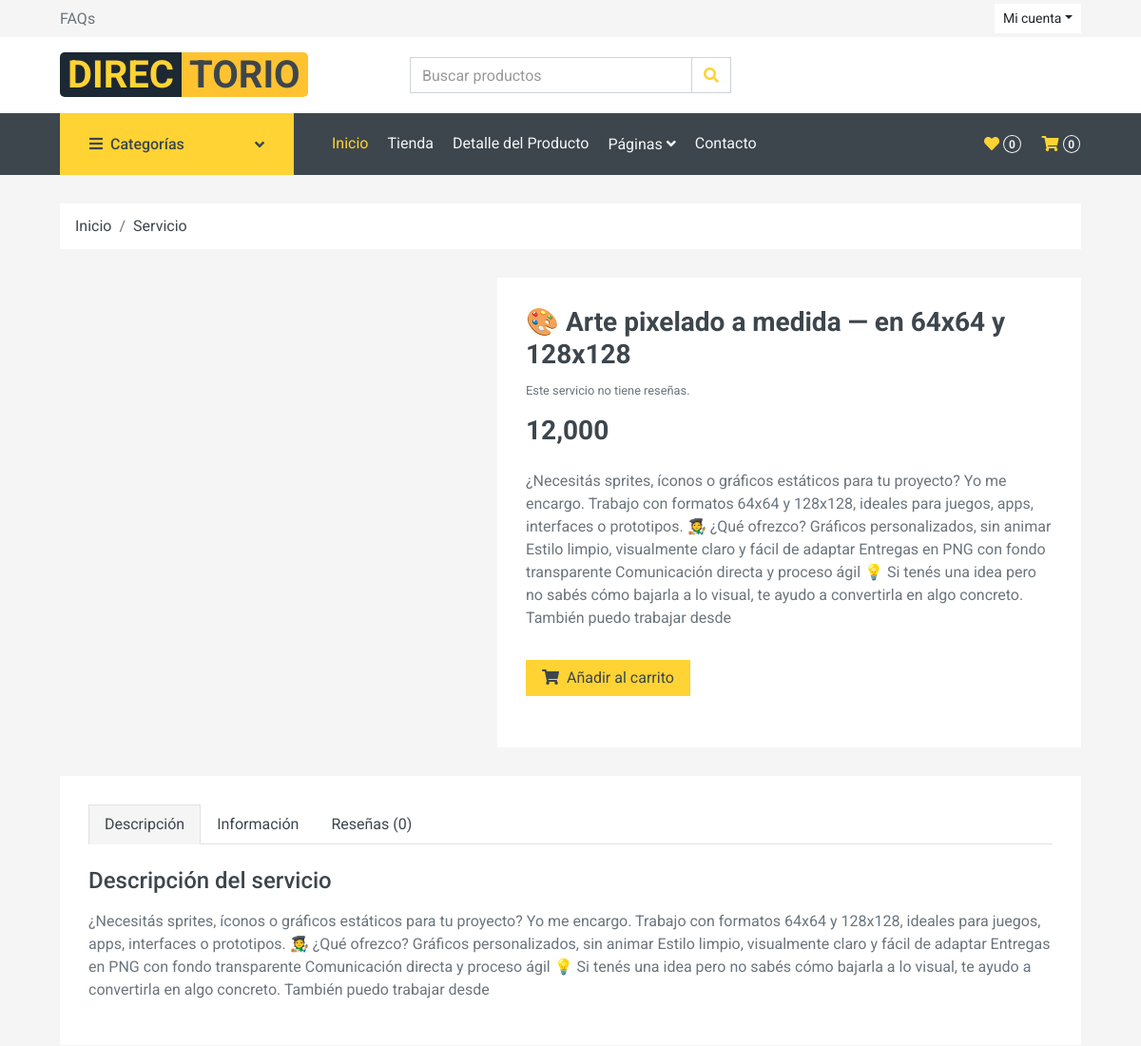
Before: /rutas/rutas.php?page=service&id=1 (upper part) with the older database file.
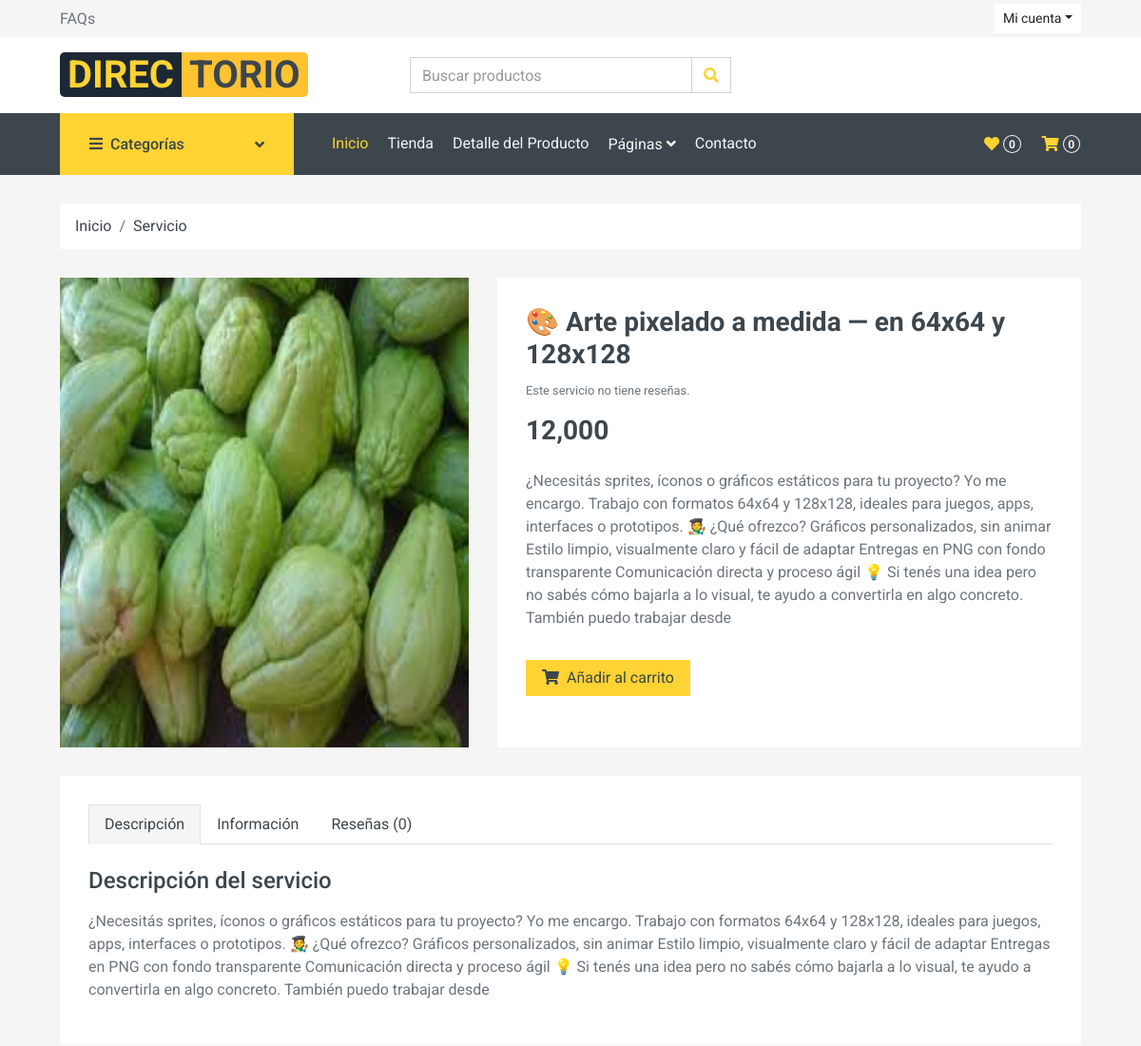
After: the same page with the newer database file.
### tables this page shows
CREATE TABLE `servicio` (
  `id_servicio` int(11) NOT NULL,
  `titulo` varchar(500) DEFAULT NULL,
  `descripcion` varchar(500) DEFAULT NULL,
  `precio` decimal(10,0) NOT NULL,
  `fecha_creacion` datetime NOT NULL DEFAULT current_timestamp(),
  `usuario_id_usuario` int(11) NOT NULL,
  `categoria_id_categoria` int(11) NOT NULL,
  `estado` varchar(45) NOT NULL DEFAULT 'Activo',
  `barrio_id` int(11) NOT NULL,
  `direccion` varchar(100) DEFAULT 'No aplica'
);

CREATE TABLE `servicio_imagenes` (
  `id` int(11) NOT NULL,
  `imagen_ref` varchar(200) NOT NULL,
  `servicio_id` int(11) NOT NULL
);

### app/controladores/landingPageController.php (called while the page is built, shortened)
<?php
require_once(__DIR__ . '/../modelos/serviceModel.php');
require_once(__DIR__ . '/../modelos/reviewsModel.php');
class LandingPageController{
    private $serviceModel;
    private $reviewsModel;
    public function __construct(){
        $this->serviceModel = new ServiceModel;
        $this->reviewsModel = new ReviewsModel;
    }
    public function servicePage($service_id) {
        $service = $this->serviceModel->getServiceById($service_id);
        $service_imgs = $this->serviceModel->getImagesByService($service_id);
        $total_reviews = $this->reviewsModel->TotalReviewsByService($service_id);
        include_once(__DIR__ . '/../vistas/landing/detail.php');
    }
}

### configuracion/mysql.php (called while the page is built)
<?php
class Mysql{
    public $conect;
    private $DB_HOST = 'localhost';
    private $DB_NAME = 'directorio';
    private $DB_PORT = '3306';
    private $DB_USERNAME = 'root';
    private $DB_PASSWORD = '';
    private $DB_CHARSET = 'utf8mb4';
    public function __construct(){
        $connectionString = "mysql:host=".$this->DB_HOST. ";dbname=".$this->DB_NAME.";port=".$this->DB_PORT.";charset=".$this->DB_CHARSET;
        try{
            $this->conect = new PDO($connectionString, $this->DB_USERNAME, $this->DB_PASSWORD);
            $this->conect->setAttribute(PDO::ATTR_ERRMODE, PDO::ERRMODE_EXCEPTION);
        }catch(PDOException $e){
            echo "CONNECTION ERROR: " . $e->getMessage();
        }
    }
    public function conect(){
        return $this->conect;
    }
}

### app/modelos/serviceModel.php (called while the page is built, shortened)
<?php
require_once(__DIR__ . '/../../configuracion/mysql.php');
class ServiceModel extends Mysql {
    private $connection;
    public function __construct(){
        $mysql = new Mysql();
        $this->connection = $mysql->conect();
    }
    public function getServiceById($id) {
        $query = "SELECT s.id_servicio, s.titulo, s.descripcion, s.precio, s.fecha_creacion, s.direccion, u.nombre, c.nombre as categoria,
        c.id_categoria as id_categoria
        FROM servicio s
        INNER JOIN usuario u ON u.id_usuario = s.usuario_id_usuario
        INNER JOIN categoria c ON c.id_categoria = s.categoria_id_categoria
        WHERE id_servicio = ? AND s.estado = 'Activo'";
        $stmt = $this->connection->prepare($query);
        $stmt->execute([$id]);
        return $stmt->fetch(PDO::FETCH_ASSOC);
    }
    public function getImagesByService($service_id) {
        $query = "SELECT imagen_ref FROM servicio_imagenes
        INNER JOIN servicio on servicio.id_servicio = servicio_imagenes.servicio_id
        where servicio.estado = 'Activo' AND servicio_id = ?";
        $stmt = $this->connection->prepare($query);
        $stmt->execute([$service_id]);
        return $stmt->fetchAll(PDO::FETCH_ASSOC);
    }
}

### app/modelos/reviewsModel.php (called while the page is built, shortened)
<?php
require_once(__DIR__ . '/../../configuracion/mysql.php');
class ReviewsModel extends Mysql{
    private $conn;
    public function __construct(){
        $mysql = new Mysql();
        $this->conn = $mysql->conect();
    }
    public function TotalReviewsByService($service_id){
        $query = "SELECT *,COUNT(*) as total_reviews
        FROM reviews
        WHERE servicio_id = ?";
        $preparedStmt = $this->conn->prepare($query);
        $preparedStmt->execute([$service_id]);
        $data = $preparedStmt->fetch(PDO::FETCH_ASSOC);
        return $data;
    }
}

### app/vistas/landing/detail.php (the view, shortened to what this page needs)
<?php
include_once RUTA_BASE . '/app/vistas/landing/plantilla/header.php';
?>
<body>
    <div class="container-fluid">
        <div class="row px-xl-5">
            <div class="col-12">
                <nav class="breadcrumb bg-light mb-30">
                    <a class="breadcrumb-item text-dark" href="<?php URL_BASE ?>?page=home">Inicio</a>
                    <a class="breadcrumb-item text-dark" href="#">Servicio</a>
                </nav>
            </div>
        </div>
    </div>
    <div class="container-fluid pb-5">
        <div class="row px-xl-5">
            <div class="col-lg-5 mb-30">
                <?php if(count($service_imgs) > 1) : ?>
                <div id="product-carousel" class="carousel slide" data-ride="carousel">
                    <div class="carousel-inner bg-light">
                        <?php foreach($service_imgs as $img) : ?>
                            <div class="carousel-item active">
                                <img class="w-100 h-100" src="<?= URL_BASE ?>/img/servicios/<?php echo $img["imagen_ref"] ?>" alt="Imagen del servicio">
                            </div>
                        <?php endforeach ?>
                    </div>
                    <a class="carousel-control-prev" href="#product-carousel" data-slide="prev">
                        <i class="fa fa-2x fa-angle-left text-dark"></i>
                    </a>
                    <a class="carousel-control-next" href="#product-carousel" data-slide="next">
                        <i class="fa fa-2x fa-angle-right text-dark"></i>
                    </a>
                </div>
                <?php else : ?>
                <?php foreach($service_imgs as $img) : ?>
                    <img class="w-100 h-100" src="<?= URL_BASE ?>/img/servicios/<?php echo $img["imagen_ref"] ?>" alt="Imagen del servicio">
                <?php endforeach ?>
                <?php endif ?>
            </div>
            <div class="col-lg-7 h-auto mb-30">
                <div class="h-100 bg-light p-30">
                    <h3> <?php echo $service["titulo"] ?> </h3>
                    <div class="d-flex mb-3">
                        <small class="pt-1"><?php echo $total_reviews["total_reviews"] > 0 ? $total_reviews["total_reviews"] : "Este servicio no tiene reseñas." ?></small>
                    </div>
                    <h3 class="font-weight-semi-bold mb-4"><?php echo number_format($service["precio"]) ?></h3>
                    <p class="mb-4">
                        <?php echo $service["descripcion"] ?>
                    </p>
                    <div class="d-flex align-items-center mb-4 pt-2">
                        <button class="btn btn-primary px-3">
                            <i class="fa fa-shopping-cart mr-1"></i>
                            Añadir al carrito
                        </button>
                    </div>
                </div>
            </div>
        </div>
        <div class="row px-xl-5">
            <div class="col">
                <div class="bg-light p-30">
                    <div class="nav nav-tabs mb-4">
                        <a class="nav-item nav-link text-dark active" data-toggle="tab" href="#tab-pane-1">Descripción</a>
                        <a class="nav-item nav-link text-dark" data-toggle="tab" href="#tab-pane-2">Información</a>
                        <a class="nav-item nav-link text-dark" data-toggle="tab" href="#tab-pane-3">Reseñas (<?php echo $total_reviews["total_reviews"]?>)</a>
                    </div>
                    <div class="tab-content">
                        <div class="tab-pane fade show active" id="tab-pane-1">
                            <h4 class="mb-3">Descripción del servicio</h4>
                            <p><?php echo $service["descripcion"] ?></p>
                        </div>
                    </div>
                </div>
            </div>
        </div>
    </div>
    <?php include_once RUTA_BASE . '/app/vistas/landing/plantilla/footer.php'; ?>

### rutas/rutas.php (shortened to what this page needs)
<?php
require_once(__DIR__ . '/../app/controladores/landingPageController.php');
$landingPageController = new LandingPageController();
if ($_SERVER["REQUEST_METHOD"] === "GET") {
    $page = $_GET["page"] ?? 'home';
    switch ($page) {
        case 'service':
            $landingPageController->servicePage($_GET["id"]);
            break;
    }
}

### app/vistas/landing/plantilla/header.php (shortened to what this page needs)
<!DOCTYPE html>
<html lang="es">
<head>
    <link rel="stylesheet" href="https://cdnjs.cloudflare.com/ajax/libs/font-awesome/6.5.0/css/all.min.css">
    <link href="https://cdnjs.cloudflare.com/ajax/libs/font-awesome/5.10.0/css/all.min.css" rel="stylesheet">
    <link href="<?= URL_BASE ?>/lib/animate/animate.min.css" rel="stylesheet">
    <link href="<?= URL_BASE ?>/lib/owlcarousel/assets/owl.carousel.min.css" rel="stylesheet">
    <link href="<?= URL_BASE ?>/css/style.min.css" rel="stylesheet">
</head>
<body>
    <div class="container-fluid">
        <div class="row bg-secondary py-1 px-xl-5">
            <div class="col-lg-6 d-none d-lg-block">
                <div class="d-inline-flex align-items-center h-100">
                    <a class="text-body mr-3" href="<?= URL_BASE ?>/faqs.php">FAQs</a>
                </div>
            </div>
            <div class="col-lg-6 text-center text-lg-right">
                <div class="d-inline-flex align-items-center">
                    <div class="btn-group">
                        <button type="button" class="btn btn-sm btn-light dropdown-toggle" data-toggle="dropdown">Mi cuenta</button>
                    </div>
                </div>
            </div>
        </div>
        <div class="row align-items-center bg-light py-3 px-xl-5 d-none d-lg-flex">
            <div class="col-lg-4">
                <a href="<?= URL_BASE ?>/" class="text-decoration-none">
                    <span class="h1 text-uppercase text-primary bg-title-didi px-2">Direc</span>
                    <span class="h1 text-uppercase text-dark bg-title-niby px-2 ml-n1">Torio</span>
                </a>
            </div>
            <div class="col-lg-4 col-6 text-left">
                <form action="<?= URL_BASE ?>/search.php" method="GET">
                    <div class="input-group">
                        <input type="text" class="form-control" name="q" placeholder="Buscar productos">
                        <div class="input-group-append">
                            <button type="submit" class="input-group-text bg-transparent text-primary">
                                <i class="fa fa-search"></i>
                            </button>
                        </div>
                    </div>
                </form>
            </div>
        </div>
    </div>
    <div class="container-fluid bg-dark mb-30">
        <div class="row px-xl-5">
            <div class="col-lg-3 d-none d-lg-block">
                <a class="btn d-flex align-items-center justify-content-between bg-primary w-100" data-toggle="collapse" href="#navbar-vertical" style="height: 65px; padding: 0 30px;">
                    <h6 class="text-dark m-0"><i class="fa fa-bars mr-2"></i>Categorías</h6>
                    <i class="fa fa-angle-down text-dark"></i>
                </a>
            </div>
            <div class="col-lg-9">
                <nav class="navbar navbar-expand-lg bg-dark navbar-dark py-3 py-lg-0 px-0">
                    <div class="collapse navbar-collapse justify-content-between" id="navbarCollapse">
                        <div class="navbar-nav mr-auto py-0">
                            <a href="<?= URL_BASE_TIENDA ?>/index.php" class="nav-item nav-link active">Inicio</a>
                            <a href="<?= URL_BASE_TIENDA ?>/shop.php" class="nav-item nav-link">Tienda</a>
                            <a href="<?= URL_BASE_TIENDA ?>/detail.php" class="nav-item nav-link">Detalle del Producto</a>
                            <div class="nav-item dropdown">
                                <a href="#" class="nav-link dropdown-toggle" data-toggle="dropdown">Páginas <i class="fa fa-angle-down mt-1"></i></a>
                            </div>
                            <a href="<?= URL_BASE_TIENDA ?>/contact.php" class="nav-item nav-link">Contacto</a>
                        </div>
                        <div class="navbar-nav ml-auto py-0 d-none d-lg-block">
                            <a href="<?= URL_BASE_TIENDA ?>/wishlist.php" class="btn px-0">
                                <i class="fas fa-heart text-primary"></i>
                                <span class="badge text-secondary border border-secondary rounded-circle" style="padding-bottom: 2px;">0</span>
                            </a>
                            <a href="<?= URL_BASE_TIENDA ?>/cart.php" class="btn px-0 ml-3">
                                <i class="fas fa-shopping-cart text-primary"></i>
                                <span class="badge text-secondary border border-secondary rounded-circle" style="padding-bottom: 2px;">0</span>
                            </a>
                        </div>
                    </div>
                </nav>
            </div>
        </div>
    </div>

### app/vistas/landing/plantilla/footer.php (shortened to what this page needs)
</body>
</html>

### app/vistas/landing/plantilla/header.php (style rules this page uses)
.bg-title-niby { background-color: #FFC332; border-top-right-radius: 5px; border-bottom-right-radius: 5px; }
.bg-title-didi { background-color: #1c2833; border-top-left-radius: 5px; border-bottom-left-radius: 5px; }

Changed rows visible on the page:
added servicio_imagenes: imagen_ref (picture)
